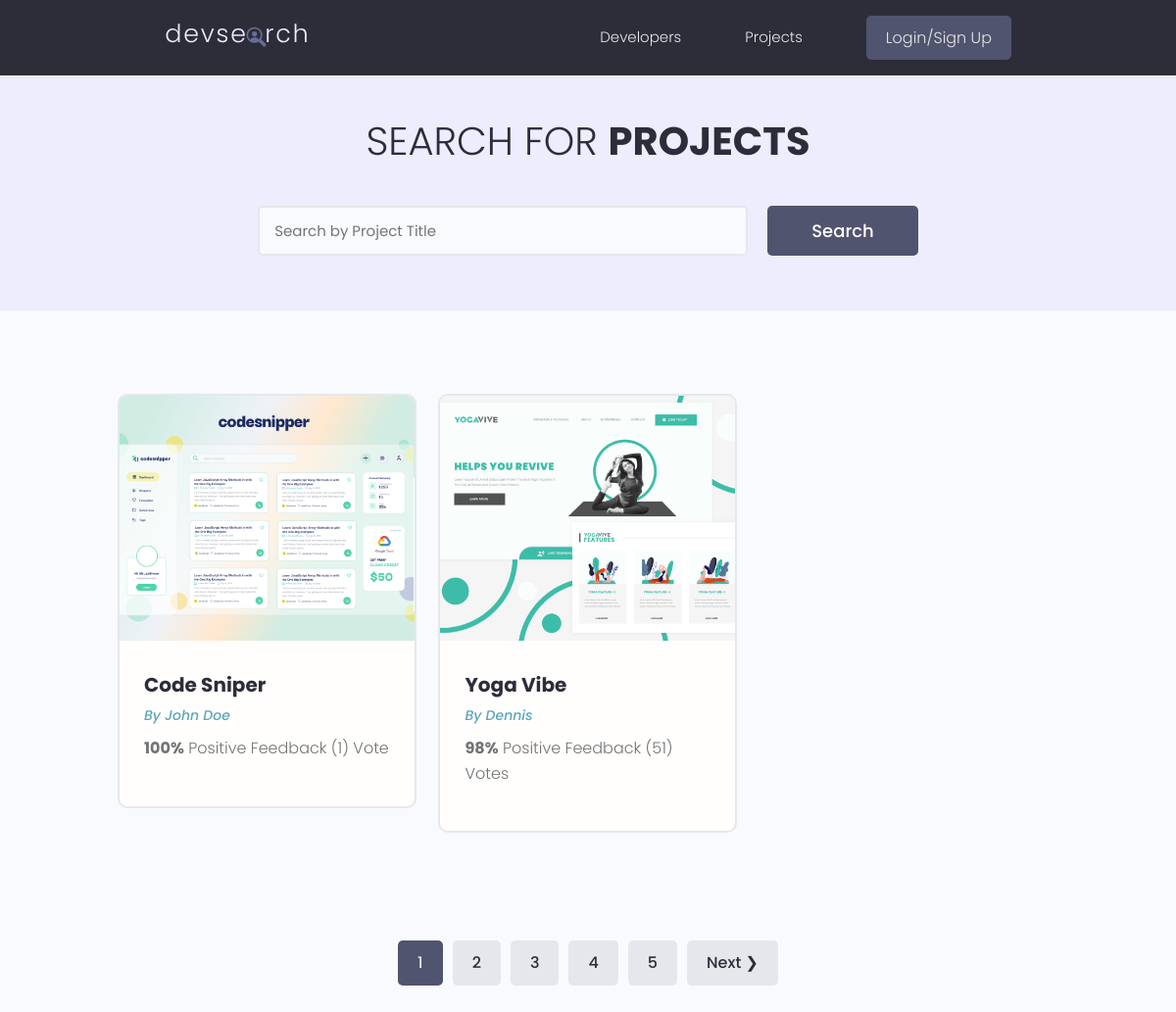
Before: /projects/ with the older database file.
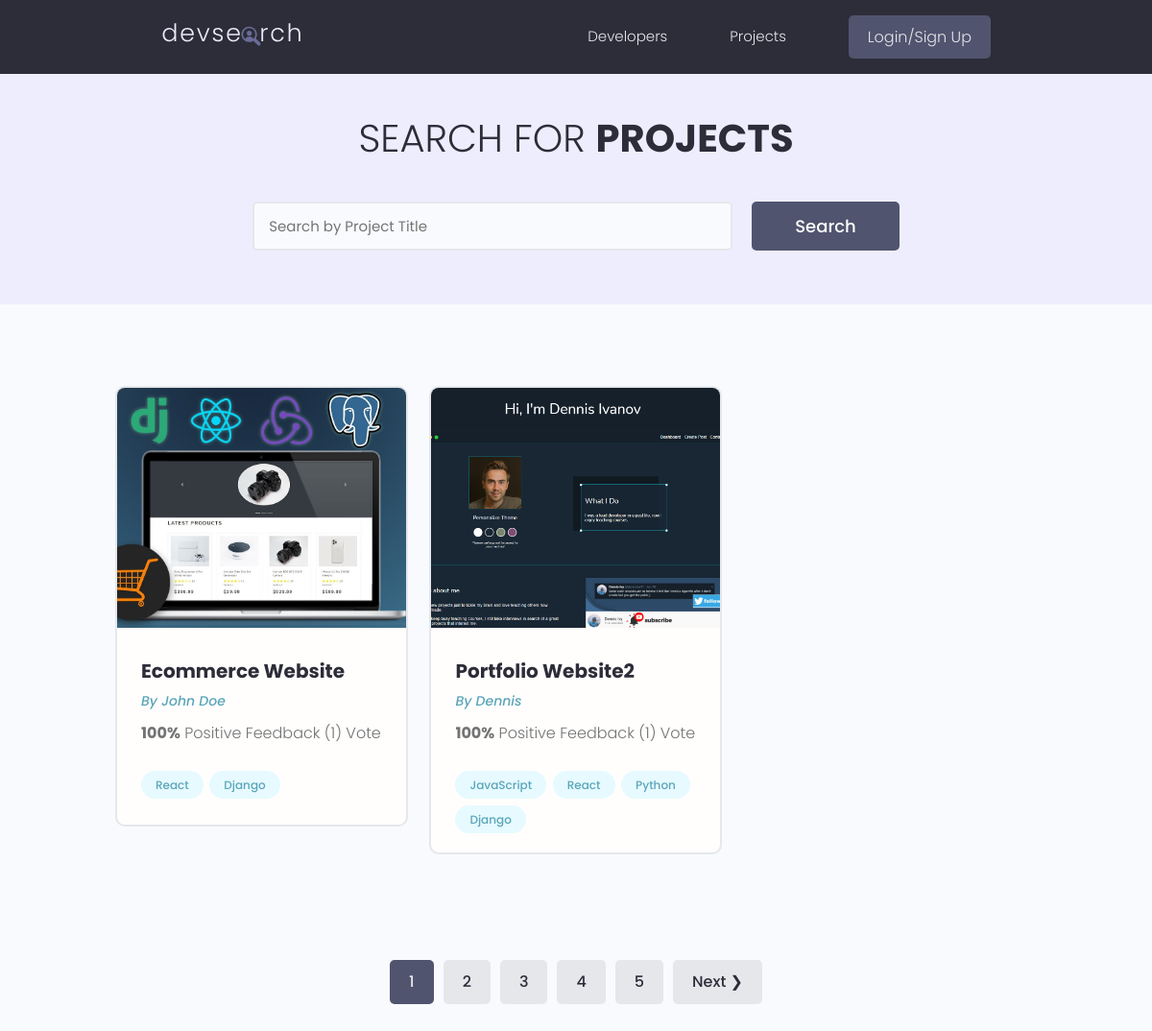
After: the same page with the newer database file.
### projects/models.py (models this page shows, shortened)
class Project(models.Model):
    owner = models.ForeignKey(Profile, null=True, blank=True, on_delete=models.CASCADE)
    title = models.CharField(max_length=200)
    description = models.TextField(null=True, blank=True)
    featured_image = models.ImageField(null=True, blank=True, default="default.jpg")
    demo_link = models.CharField(max_length=2000, null=True, blank=True)
    source_link = models.CharField(max_length=2000, null=True, blank=True)
    tags = models.ManyToManyField('Tag', blank=True)
    vote_total = models.IntegerField(default=0, null=True, blank=True)
    vote_ratio = models.IntegerField(default=0, null=True, blank=True)
    created = models.DateTimeField(auto_now_add=True)
    id = models.UUIDField(default=uuid.uuid4, unique=True, primary_key=True, editable=False)
    class Meta:
        ordering = ['-vote_ratio', '-vote_total', 'title']

class Tag(models.Model):
    name = models.CharField(max_length=200)
    created = models.DateTimeField(auto_now_add = True)
    id = models.UUIDField(default=uuid.uuid4, unique=True, primary_key=True, editable=False)
    def __str__(self):
        return self.name

### users/models.py (models this page shows, shortened)
class Profile(models.Model):
    user = models.OneToOneField(User, on_delete=models.CASCADE, null=True, blank=True)
    name = models.CharField(max_length=200, blank=True, null=True)
    email = models.EmailField(max_length=500, blank=True, null=True)
    username = models.CharField(max_length=200, blank=True, null=True)
    location = models.CharField(max_length=200, blank=True, null=True)
    short_intro = models.CharField(max_length=200, blank=True, null=True)
    bio = models.TextField(blank=True, null=True)
    profile_image = models.ImageField(null=True, blank=True, upload_to='profiles/', default="profiles/user-default.png")
    social_github = models.CharField(max_length=200, blank=True, null=True)
    social_twitter = models.CharField(max_length=200, blank=True, null=True)
    social_linkedin = models.CharField(max_length=200, blank=True, null=True)
    social_youtube = models.CharField(max_length=200, blank=True, null=True)
    social_website = models.CharField(max_length=200, blank=True, null=True)
    created = models.DateTimeField(auto_now_add=True)
    id = models.UUIDField(default=uuid.uuid4, unique=True, primary_key=True, editable=False)
    class Meta:
        ordering = ['created']

### projects/views.py (the view)
# urls.py: path('projects/', include('projects.urls')),
def projects(request):
    projects, search_query = searchProjects(request)
    custom_range, projects = paginateProjects(request, projects, 2)
    context = { 'projects' : projects, 'search_query': search_query, 'custom_range': custom_range}
    return render(request, 'projects/projects.html', context)

### projects/utils.py (called while the page is built)
def paginateProjects(request, projects, results):
    page = request.GET.get('page')
    paginator = Paginator(projects, results)
    try:
        projects = paginator.page(page)
    except PageNotAnInteger: #처음 들어왔을 때 파라미터가 없어서 나는 에러
        page = 1
        projects = paginator.page(page) #1로 셋팅
    except EmptyPage: #페이지수 10000을 넣었을 때 뜨는 에러
        page = paginator.num_pages #페이지 총수
        projects = paginator.page(page)
    leftIndex = (int(page) - 4)
    if leftIndex <1 :
        leftIndex = 1
    rightIndex = (int(page) + 5)
    if rightIndex > paginator.num_pages:
        rightIndex = paginator.num_pages +1
    custom_range = range(leftIndex, rightIndex) #페이지바 갯수 설정가능
    return custom_range, projects

def searchProjects(request):
    search_query = ''
    if request.GET.get('search_query'):
        search_query = request.GET.get('search_query')
    tags = Tag.objects.filter(name__icontains=search_query)
    projects = Project.objects.distinct().filter(
        Q(title__icontains=search_query) |
        Q(description__icontains=search_query) |
        Q(owner__name__icontains=search_query) |
        Q(tags__in=tags)
    )
    return projects, search_query

### projects/templates/projects/projects.html (shortened to what this page needs)
{% extends 'main.html' %}
{% block content %}
<main class="projects">
    <section class="hero-section text-center">
        <div class="container container--narrow">
            <div class="hero-section__box">
                <h2>Search for <span>Projects</span></h2>
            </div>
            <div class="hero-section__search">
                <form id='searchForm' class="form" action="{% url 'projects' %}" method="get">
                    <div class="form__field">
                        <input class="input input--text" id="formInput#search" type="text" name="search_query"
                            placeholder="Search by Project Title" value="{{search_query}}" />
                    </div>
                    <input class="btn btn--sub btn--lg" type="submit" value="Search" />
                </form>
            </div>
        </div>
    </section>
    <section class="projectsList">
        <div class="container">
            <div class="grid grid--three">
                {% for project in projects %}
                <div class="column">
                    <div class="card project">
                        <a href="{% url 'project' project.id %}" class="project">
                            <img class="project__thumbnail" src="{{project.featured_image.url}}" alt="project thumbnail" />
                            <div class="card__body">
                                <h3 class="project__title">{{project.title}}</h3>
                                <p><a class="project__author" href="{% url 'user-profile' project.owner.id %}">By
                                        {{project.owner.name}}</a>
                                </p>
                                <p class="project--rating">
                                    <span style="font-weight: bold;">{{project.vote_ratio}}%</span> Positive
                                    Feedback ({{project.vote_total}}) Vote{{project.vote_total|pluralize:"s"}}
                                </p>
                                <div class="project__tags">
                                    {% for tag in project.tags.all %}
                                    <span class="tag tag--pill tag--main">
                                        <small>{{tag}}</small>
                                    </span>
                                    {% endfor %}
                                </div>
                            </div>
                        </a>
                    </div>
                </div>
                {% endfor %}
            </div>
        </div>
    </section>
    {% include 'pagination.html' with queryset=projects custom_range=custom_range %}
</main>
{% endblock %}

Changed rows visible on the page:
no longer on this page (row edited): Project: featured_image (picture), title "Code Sniper", owner.name "John Doe", vote_ratio "100", vote_total "1"
no longer on this page (row unchanged): Project: featured_image (picture), title "Yoga Vibe", owner.name "Dennis", vote_ratio "98", vote_total "51"
now on this page (row edited): Project: featured_image (picture), title "Ecommerce Website", owner.name "John Doe", vote_ratio "100", vote_total "1"
now on this page (row unchanged): Tag: name "React"
now on this page (row unchanged): Tag: name "Django"
now on this page (row edited): Project: featured_image (picture), title "Portfolio Website2", owner.name "Dennis", vote_ratio "100", vote_total "1"
now on this page (row unchanged): Tag: name "JavaScript", shown under "Portfolio Website2"
now on this page (row unchanged): Tag: name "Python", shown under "Portfolio Website2"
